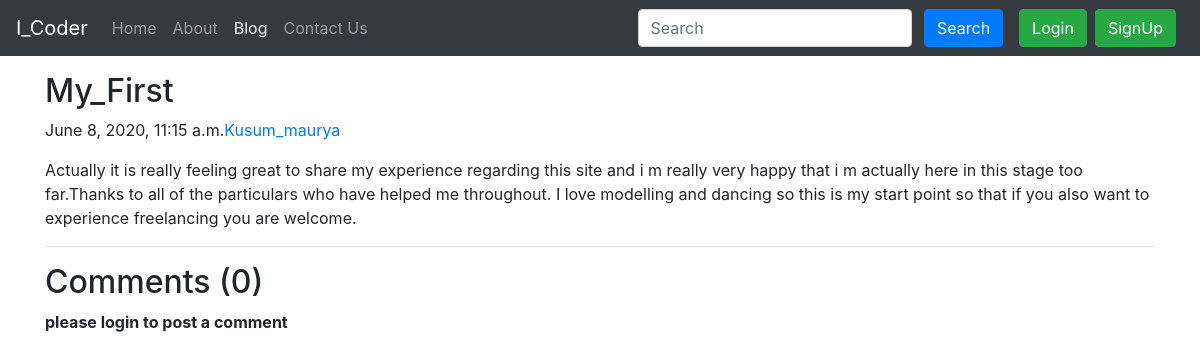
/blog/First_Post, run on an earlier commit of the app's database.
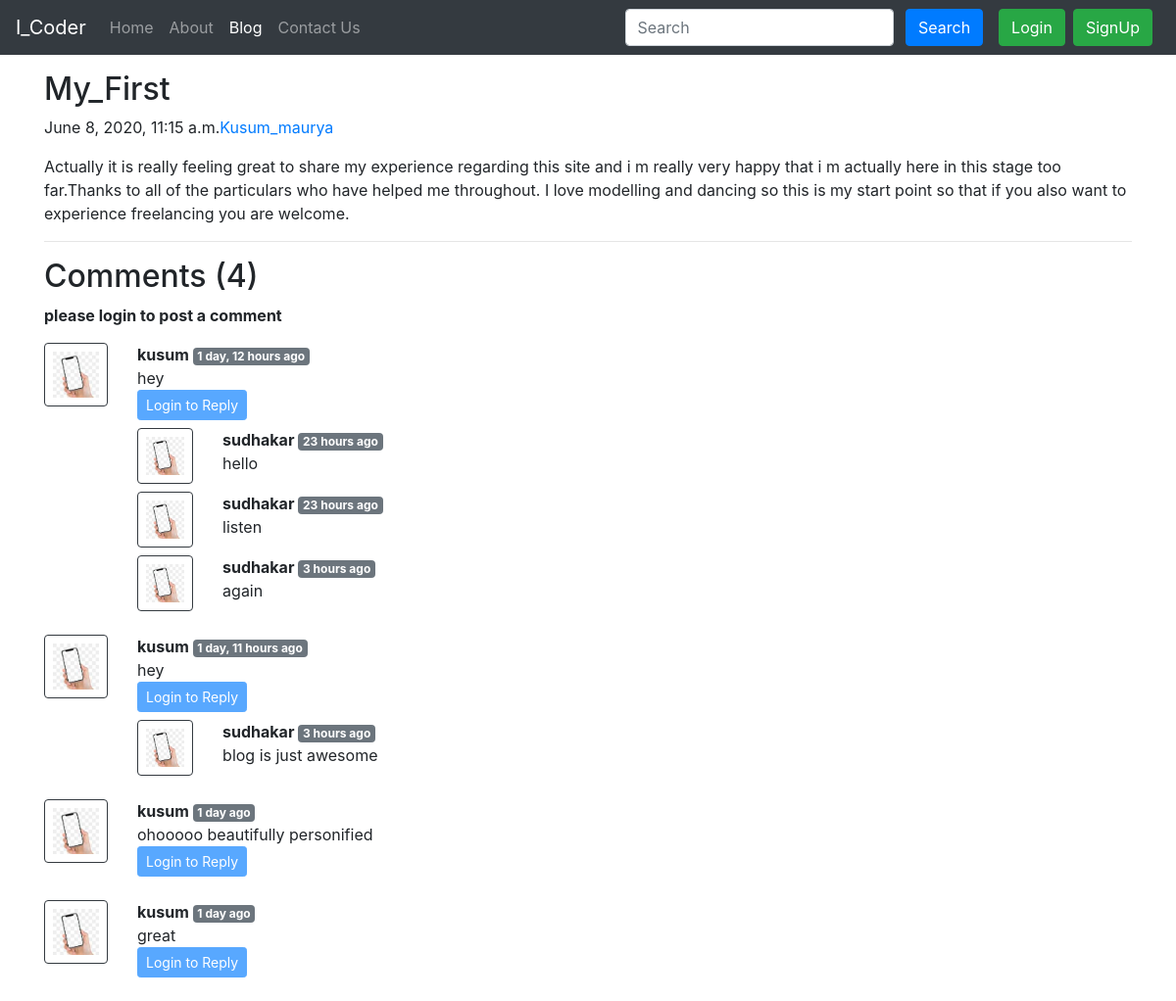
And on a later commit of the database.
### blog/models.py (models this page shows, shortened)
class Post(models.Model):
    sno = models.AutoField(primary_key=True)
    title = models.CharField(max_length=255)
    content = models.TextField()
    author = models.CharField(max_length=13)
    slug = models.CharField(max_length=130)
    timeStamp = models.DateTimeField(blank=True)

class BlogComment(models.Model):
    sno = models.AutoField(primary_key = True)
    comment = models.TextField()
    user = models.ForeignKey(User, on_delete=models.CASCADE)
    post = models.ForeignKey(Post, on_delete=models.CASCADE)
    parent = models.ForeignKey('self',on_delete=models.CASCADE, null=True)
    timestamp = models.DateTimeField(default=now)

### blog/views.py (the view)
# urls.py: path('<str:slug>', views.blogPost, name='blogPost'),
def blogPost(request, slug):
    post = Post.objects.filter(slug=slug).first()
    comments = BlogComment.objects.filter(post=post, parent=None)
    replies = BlogComment.objects.filter(post=post).exclude(parent=None)
    replyDict={}
    for reply in replies:
        if reply.parent.sno not in replyDict.keys():
            replyDict[reply.parent.sno] = [reply]
        else:
            replyDict[reply.parent.sno].append(reply)
    context = {'post': post, 'comments': comments, 'user': request.user, 'replyDict':replyDict}
    return render(request, 'blog/blogPost.html', context)

### blog/templatetags/extras.py (called while the page is built)
@register.filter(name='get_val')
def get_val(dict, key):
    return dict.get(key)

### templates/blog/blogPost.html (shortened to what this page needs)
{% extends 'base.html' %}
{% block blogactive %} active {% endblock blogactive %}
{% block body %}
{% load humanize %}
{% load extras %}
<div class="container my-3">
        <h2 class="blog-post-title">{{post.title}}</h2>
        <p class="blog-post-meta">{{post.timeStamp}}<a href="/about">{{post.author}}</a></p>
        <p>{{post.content|safe}}</p>
       <hr>
</div>
<div class="container">
    <h2>Comments ({{comments.count}})</h2>
    <div class="my-2">
    {%if user.is_authenticated %}
    <form action="/blog/postComment" method="post">
        {% csrf_token %}
        <div class="form-group">
                <label for="exampleInputEmail1">Post Comment</label>
                <input type="text" class="form-control" name="comment" placeholder="Enter comment here">
        </div>
        <input type="hidden" name="postSno" value="{{post.sno}}">
         <input type="hidden" name="parentSno" value="">
        <button type="submit" class="btn btn-primary">Submit</button>
    </form>
    {% else %}
        <p><b>please login to post a comment</b></p>
    {% endif %}
    </div>
    {% for comment in comments %}
    <div class="row my-3">
        <div class="col-md-1">
        <img class="rounded mx-auto d-block w-100 p-2 border border-dark" src="/static/img/kus.jpg" alt="user">
        </div>
        <div class="col-md-11">
            <b> {{comment.user.username}} </b> <span class="badge badge-secondary">{{comment.timestamp | naturaltime}}</span>
            <div>{{comment.comment}}</div>
            <div class="reply mx-0">
                {%if user.is_authenticated %}
  <button class="btn btn-sm btn-primary" type="button" data-toggle="collapse" data-target="#replyBox{{comment.sno}}" aria-expanded="false" aria-controls="replyBox{{comment.sno}}">
                Reply
  </button>
<div class="collapse" id="replyBox{{comment.sno}}">
  <div class="card card-body my-2">
      <form action="/blog/postComment" method="post">
        {% csrf_token %}
        <div class="form-group">
                <label for="comment">Post a Reply</label>
                <input type="text" class="form-control" name="comment" placeholder="Enter comment here">
                <input type="hidden" name="parentSno" value="{{comment.sno}}">
        </div>
        <input type="hidden" name="postSno" value="{{post.sno}}">
        <button type="submit" class="btn btn-primary">Submit</button>
    </form>
  </div>
</div>
    {% else %}
                <button class="btn btn-sm btn-primary" type="button" data-toggle="collapse" data-target="#replyBox{{comment.sno}}" aria-expanded="false" aria-controls="replyBox{{comment.sno}}" disabled>
                Login to Reply
  </button>
    {% endif %}
                <div class="replies my-2">
                    {% for reply in replyDict|get_val:comment.sno %}
                    <div class="row my-2">
                        <div class="col-md-1">
                            <img class="rounded mx-auto d-block w-100 p-2 border border-dark" src="/static/img/kus.jpg" alt="user">
                        </div>
                        <div class="col-md-11 ">
                            <b> {{reply.user.username}} </b> <span class="badge badge-secondary">{{reply.timestamp | naturaltime}}</span>
            <div>{{reply.comment}}</div>
                        </div>
                          <br>
                    </div>
                    {% endfor %}
                </div>
            </div>
        </div>
    </div>
     {% endfor %}
</div>
{% endblock body %}

### templates/base.html (shortened to what this page needs)
<!doctype html>
<html lang="en">
<head>
  <link rel="stylesheet" href="https://stackpath.bootstrapcdn.com/bootstrap/4.4.1/css/bootstrap.min.css"
>
</head>
<body>
  <nav class="navbar navbar-expand-lg navbar-dark bg-dark">
    <a class="navbar-brand" href="/">I_Coder</a>
    <div class="collapse navbar-collapse" id="navbarSupportedContent">
      <ul class="navbar-nav mr-auto">
        <li class="nav-item {% block homeactive %} {% endblock homeactive %}">
          <a class="nav-link" href="/">Home <span class="sr-only">(current)</span></a>
        </li>
        <li class="nav-item {% block aboutactive %} {% endblock aboutactive %}">
          <a class="nav-link" href="/about">About</a>
        </li>
        <li class="nav-item {% block blogactive %} {% endblock blogactive %}">
          <a class="nav-link" href="/blog">Blog</a>
        </li>
        <li class="nav-item {% block contactactive %} {% endblock contactactive %}">
          <a class="nav-link" href="/contact">Contact Us</a>
        </li>
      </ul>
      <div class="ml-auto form-inline">
      <form method="get" action="/search" class=" my-2 my-lg-0 mx-3">
        <input class="form-control mr-sm-2" type="search" placeholder="Search" aria-label="Search" name="query"
          id="query">
        <button class="btn btn-primary my-2 my-sm-0" type="submit">Search</button>
      </form>
      {% if user.is_authenticated %}
      <ul class="navbar-nav mr-2">
      <li class="nav-item dropdown">
        <a class="nav-link dropdown-toggle" href="#" id="navbarDropdown" role="button" data-toggle="dropdown" aria-haspopup="true" aria-expanded="false">
          Welcome {{request.user}}
        </a>
        <div class="dropdown-menu" aria-labelledby="navbarDropdown">
          <a class="dropdown-item" href="/logout">Logout</a>
        </div>
      </li>
      </ul>
      {% else %}
      <button type="button" class="btn btn-success mr-2" data-toggle="modal" data-target="#loginModal">
        Login
      </button>
      <button type="button" class="btn btn-success mr-2" data-toggle="modal" data-target="#signupModal">
        SignUp
      </button>
      {% endif %}
      </div>
    </div>
  </nav>
  {% block body %}
  {% endblock body %}
</body>
</html>

What changed in the data, as far as the page shows it:
added BlogComment: user.username "kusum", timestamp "1 day, 12 hours ago", comment "hey", shown under "Comments (4)"
added BlogComment: user.username "sudhakar", timestamp "23 hours ago", comment "hello", shown under "kusum"
added BlogComment: user.username "sudhakar", timestamp "23 hours ago", comment "listen", shown under "kusum"
added BlogComment: user.username "sudhakar", timestamp "3 hours ago", comment "again", shown under "kusum"
added BlogComment: user.username "kusum", timestamp "1 day, 11 hours ago", comment "hey", shown under "Comments (4)"
added BlogComment: user.username "sudhakar", timestamp "3 hours ago", comment "blog is just awesome", shown under "kusum"
added BlogComment: user.username "kusum", timestamp "1 day ago", comment "ohooooo beautifully personified", shown under "Comments (4)"
added BlogComment: user.username "kusum", timestamp "1 day ago", comment "great", shown under "Comments (4)"
Also different on the page:
{{ comments.count }}: "0" → "4"
